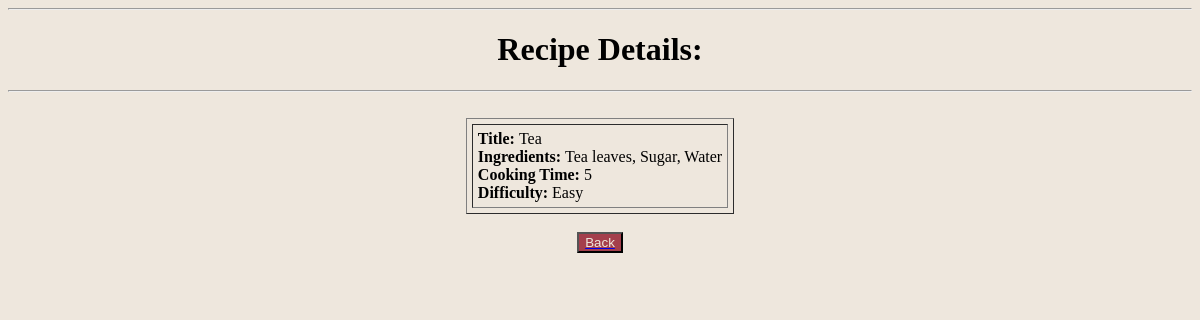
Screenshot of /list/1 (signed in) with the database file from the repository.
### recipes/models.py (models this page shows, shortened)
class Recipe(models.Model):
    name= models.CharField(max_length=50)
    ingredients= models.CharField(
        max_length=225,
        help_text="Enter the ingredients , separated by a comma."
    )
    cooking_time= models.IntegerField()
    difficulty= None
    pic= models.ImageField(upload_to='recipes', default='no_picture.jpg')
    @property
    def difficulty(self):
        ingredients = self.ingredients.split(", ")
        if self.cooking_time < 10 and len(ingredients) < 4:
            return "Easy"
        elif self.cooking_time < 10 and len(ingredients) >= 4:
            return "Medium"
        elif self.cooking_time >= 10 and len(ingredients) < 4:
            return "Intermediate"
        elif self.cooking_time >= 10 and len(ingredients) >= 4:
            return "Hard"
        return "Unknown"

### recipes/views.py (the view)
# urls.py: path('list/<pk>', RecipeDetailView.as_view(), name='detail'),
class RecipeDetailView(LoginRequiredMixin, DetailView):
    model = Recipe
    template_name = 'recipes/recipe-detail.html'

### recipes/templates/recipes/recipe-detail.html (shortened to what this page needs)
{% load static %}
<!DOCTYPE html>
<html>
    <head>
    </head>
    <body class="container">
        <hr>
        <h1 style="text-align: center;">Recipe Details: </h1>
        <hr>
        <br>
        <table border="1" cellpadding="5" cellspacing="5" style="margin: 0px auto;">
            <tr>
                <td>
                    <b>Title: </b> {{object.name}} <br>
                    <b>Ingredients: </b> {{object.ingredients}} <br>
                    <b>Cooking Time: </b> {{object.cooking_time}} <br>
                    <b>Difficulty: </b> {{object.difficulty}} <br>
                </td>
            </tr>
        </table>
        <br>
        <a href="{% url 'recipes:list' %}">
            <button type="button" class="center back-button">Back</button>
        </a>
    </body>
</html>

### recipes/templates/recipes/recipe-detail.html (style rules this page uses)
.center { display: block; margin-left: auto; margin-right: auto; }
.container { background-color: #eee7dd; }
.back-button { background-color: #a43f4c; color: #eee7dd; }

### rows the page displays
Recipe: name "Tea", ingredients "Tea leaves, Sugar, Water", cooking_time "5", difficulty "Easy"
